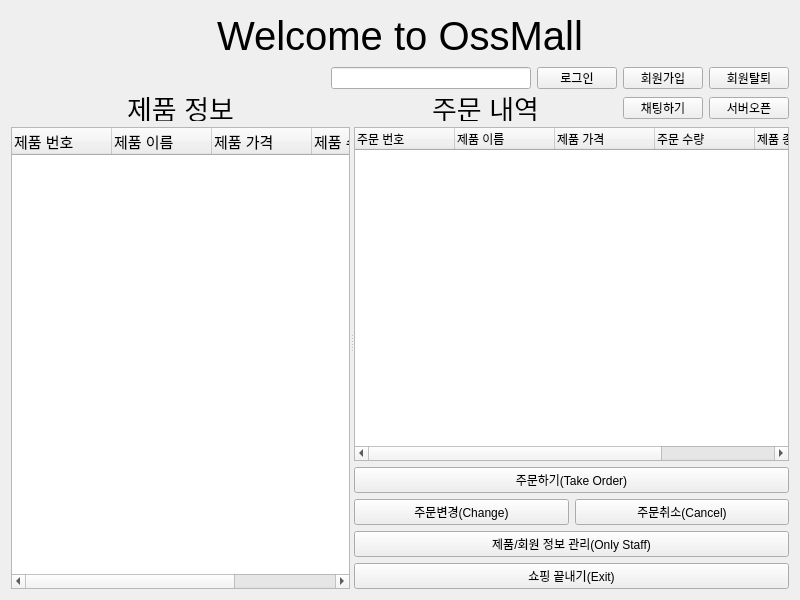
<?xml version="1.0" encoding="UTF-8"?>
<ui version="4.0">
 <class>ShoppingManager</class>
 <widget class="QWidget" name="ShoppingManager">
  <property name="geometry">
   <rect>
    <x>0</x>
    <y>0</y>
    <width>800</width>
    <height>600</height>
   </rect>
  </property>
  <property name="windowTitle">
   <string>Form</string>
  </property>
  <layout class="QVBoxLayout" name="verticalLayout_4">
   <item>
    <layout class="QVBoxLayout" name="verticalLayout_3">
     <item>
      <layout class="QHBoxLayout" name="horizontalLayout_3">
       <item>
        <spacer name="horizontalSpacer_3">
         <property name="orientation">
          <enum>Qt::Horizontal</enum>
         </property>
         <property name="sizeHint" stdset="0">
          <size>
           <width>48</width>
           <height>20</height>
          </size>
         </property>
        </spacer>
       </item>
       <item>
        <widget class="QLabel" name="mainShoppingLabel">
         <property name="maximumSize">
          <size>
           <width>16777215</width>
           <height>50</height>
          </size>
         </property>
         <property name="font">
          <font>
           <pointsize>30</pointsize>
          </font>
         </property>
         <property name="text">
          <string>Welcome to OssMall</string>
         </property>
         <property name="alignment">
          <set>Qt::AlignCenter</set>
         </property>
        </widget>
       </item>
       <item>
        <spacer name="horizontalSpacer_2">
         <property name="orientation">
          <enum>Qt::Horizontal</enum>
         </property>
         <property name="sizeHint" stdset="0">
          <size>
           <width>18</width>
           <height>20</height>
          </size>
         </property>
        </spacer>
       </item>
      </layout>
     </item>
     <item>
      <layout class="QHBoxLayout" name="horizontalLayout_4">
       <item>
        <spacer name="horizontalSpacer">
         <property name="orientation">
          <enum>Qt::Horizontal</enum>
         </property>
         <property name="sizeHint" stdset="0">
          <size>
           <width>40</width>
           <height>20</height>
          </size>
         </property>
        </spacer>
       </item>
       <item>
        <widget class="QLineEdit" name="userIdLoginLineEdit">
         <property name="maximumSize">
          <size>
           <width>200</width>
           <height>22</height>
          </size>
         </property>
        </widget>
       </item>
       <item>
        <widget class="QPushButton" name="shoppingLoginPushButton">
         <property name="maximumSize">
          <size>
           <width>16777215</width>
           <height>22</height>
          </size>
         </property>
         <property name="text">
          <string>로그인</string>
         </property>
        </widget>
       </item>
       <item>
        <widget class="QPushButton" name="addNewClientPushButton">
         <property name="maximumSize">
          <size>
           <width>16777215</width>
           <height>22</height>
          </size>
         </property>
         <property name="text">
          <string>회원가입</string>
         </property>
        </widget>
       </item>
       <item>
        <widget class="QPushButton" name="removeClientPushButton">
         <property name="maximumSize">
          <size>
           <width>16777215</width>
           <height>22</height>
          </size>
         </property>
         <property name="text">
          <string>회원탈퇴</string>
         </property>
        </widget>
       </item>
      </layout>
     </item>
     <item>
      <widget class="QSplitter" name="splitter">
       <property name="orientation">
        <enum>Qt::Horizontal</enum>
       </property>
       <widget class="QWidget" name="layoutWidget">
        <layout class="QVBoxLayout" name="verticalLayout_2">
         <item>
          <layout class="QHBoxLayout" name="horizontalLayout_5">
           <item>
            <spacer name="horizontalSpacer_7">
             <property name="orientation">
              <enum>Qt::Horizontal</enum>
             </property>
             <property name="sizeType">
              <enum>QSizePolicy::MinimumExpanding</enum>
             </property>
             <property name="sizeHint" stdset="0">
              <size>
               <width>40</width>
               <height>20</height>
              </size>
             </property>
            </spacer>
           </item>
           <item>
            <widget class="QLabel" name="productInfoLabel">
             <property name="maximumSize">
              <size>
               <width>16777215</width>
               <height>26</height>
              </size>
             </property>
             <property name="font">
              <font>
               <pointsize>20</pointsize>
              </font>
             </property>
             <property name="text">
              <string>제품 정보</string>
             </property>
             <property name="alignment">
              <set>Qt::AlignCenter</set>
             </property>
            </widget>
           </item>
           <item>
            <spacer name="horizontalSpacer_6">
             <property name="orientation">
              <enum>Qt::Horizontal</enum>
             </property>
             <property name="sizeType">
              <enum>QSizePolicy::MinimumExpanding</enum>
             </property>
             <property name="sizeHint" stdset="0">
              <size>
               <width>40</width>
               <height>20</height>
              </size>
             </property>
            </spacer>
           </item>
          </layout>
         </item>
         <item>
          <widget class="QTreeWidget" name="productInfoTreeWidget">
           <property name="font">
            <font>
             <pointsize>11</pointsize>
            </font>
           </property>
           <property name="lineWidth">
            <number>1</number>
           </property>
           <property name="autoScrollMargin">
            <number>16</number>
           </property>
           <property name="textElideMode">
            <enum>Qt::ElideRight</enum>
           </property>
           <property name="sortingEnabled">
            <bool>false</bool>
           </property>
           <property name="allColumnsShowFocus">
            <bool>false</bool>
           </property>
           <property name="columnCount">
            <number>5</number>
           </property>
           <column>
            <property name="text">
             <string>제품 번호</string>
            </property>
           </column>
           <column>
            <property name="text">
             <string>제품 이름</string>
            </property>
           </column>
           <column>
            <property name="text">
             <string>제품 가격</string>
            </property>
           </column>
           <column>
            <property name="text">
             <string>제품 수량</string>
            </property>
           </column>
           <column>
            <property name="text">
             <string>제품 종류</string>
            </property>
           </column>
          </widget>
         </item>
        </layout>
       </widget>
       <widget class="QWidget" name="layoutWidget">
        <layout class="QVBoxLayout" name="verticalLayout">
         <item>
          <layout class="QHBoxLayout" name="horizontalLayout_2">
           <item>
            <spacer name="horizontalSpacer_4">
             <property name="orientation">
              <enum>Qt::Horizontal</enum>
             </property>
             <property name="sizeType">
              <enum>QSizePolicy::MinimumExpanding</enum>
             </property>
             <property name="sizeHint" stdset="0">
              <size>
               <width>40</width>
               <height>20</height>
              </size>
             </property>
            </spacer>
           </item>
           <item>
            <widget class="QLabel" name="orderListLabel">
             <property name="maximumSize">
              <size>
               <width>16777215</width>
               <height>26</height>
              </size>
             </property>
             <property name="font">
              <font>
               <pointsize>20</pointsize>
              </font>
             </property>
             <property name="text">
              <string>주문 내역</string>
             </property>
             <property name="alignment">
              <set>Qt::AlignCenter</set>
             </property>
            </widget>
           </item>
           <item>
            <spacer name="horizontalSpacer_5">
             <property name="orientation">
              <enum>Qt::Horizontal</enum>
             </property>
             <property name="sizeType">
              <enum>QSizePolicy::MinimumExpanding</enum>
             </property>
             <property name="sizeHint" stdset="0">
              <size>
               <width>10</width>
               <height>20</height>
              </size>
             </property>
            </spacer>
           </item>
           <item>
            <widget class="QPushButton" name="chatClientPushButton">
             <property name="maximumSize">
              <size>
               <width>80</width>
               <height>22</height>
              </size>
             </property>
             <property name="text">
              <string>채팅하기</string>
             </property>
            </widget>
           </item>
           <item>
            <widget class="QPushButton" name="chatServerPushButton">
             <property name="maximumSize">
              <size>
               <width>80</width>
               <height>22</height>
              </size>
             </property>
             <property name="text">
              <string>서버오픈</string>
             </property>
            </widget>
           </item>
          </layout>
         </item>
         <item>
          <widget class="QTreeWidget" name="orderListTreeWidget">
           <property name="contextMenuPolicy">
            <enum>Qt::ActionsContextMenu</enum>
           </property>
           <property name="lineWidth">
            <number>1</number>
           </property>
           <property name="textElideMode">
            <enum>Qt::ElideRight</enum>
           </property>
           <column>
            <property name="text">
             <string>주문 번호</string>
            </property>
           </column>
           <column>
            <property name="text">
             <string>제품 이름</string>
            </property>
           </column>
           <column>
            <property name="text">
             <string>제품 가격</string>
            </property>
           </column>
           <column>
            <property name="text">
             <string>주문 수량</string>
            </property>
           </column>
           <column>
            <property name="text">
             <string>제품 종류</string>
            </property>
           </column>
           <column>
            <property name="text">
             <string>배송 주소</string>
            </property>
           </column>
          </widget>
         </item>
         <item>
          <widget class="QPushButton" name="takeOrderPushButton">
           <property name="text">
            <string>주문하기(Take Order)</string>
           </property>
          </widget>
         </item>
         <item>
          <layout class="QHBoxLayout" name="horizontalLayout">
           <item>
            <widget class="QPushButton" name="updateOrderPushButton">
             <property name="text">
              <string>주문변경(Change)</string>
             </property>
            </widget>
           </item>
           <item>
            <widget class="QPushButton" name="cancelOrderPushButton">
             <property name="text">
              <string>주문취소(Cancel)</string>
             </property>
            </widget>
           </item>
          </layout>
         </item>
         <item>
          <widget class="QPushButton" name="managementPushButton">
           <property name="text">
            <string>제품/회원 정보 관리(Only Staff)</string>
           </property>
          </widget>
         </item>
         <item>
          <widget class="QPushButton" name="exitShoppingPushButton">
           <property name="text">
            <string>쇼핑 끝내기(Exit)</string>
           </property>
          </widget>
         </item>
        </layout>
       </widget>
      </widget>
     </item>
    </layout>
   </item>
  </layout>
 </widget>
 <resources/>
 <connections/>
</ui>
